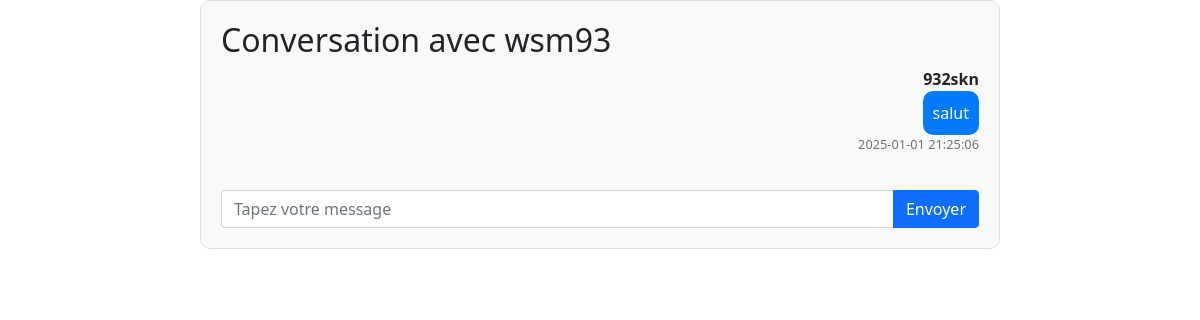
Before: /conversation/1 (signed in) with the older database file.
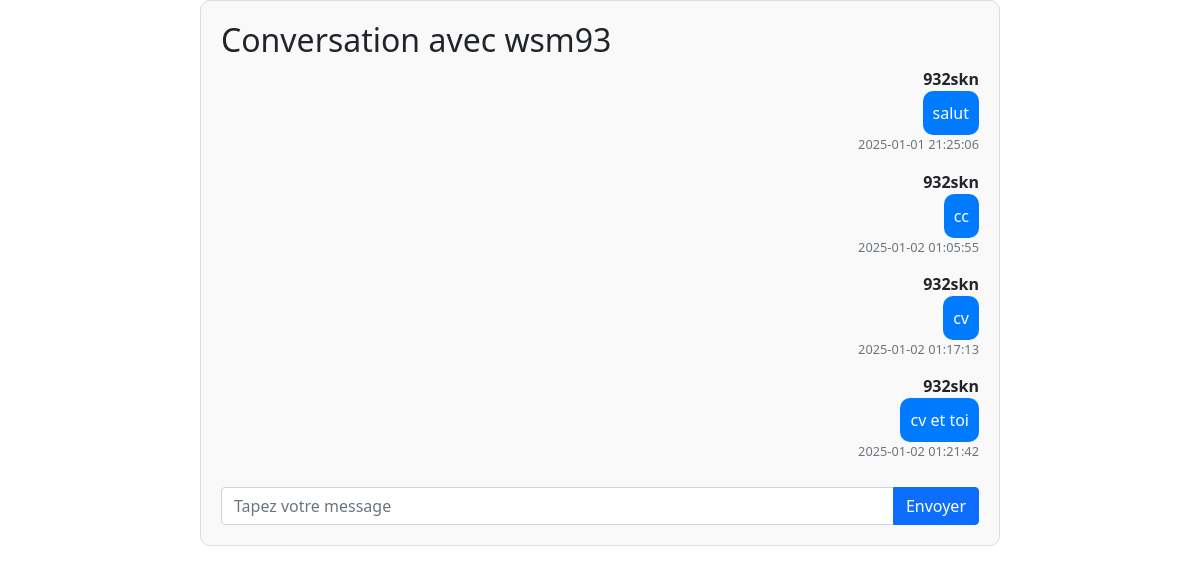
After: the same page with the newer database file.
### models.py (models this page shows)
class User(UserMixin, db.Model):
    id = db.Column(db.Integer, primary_key=True)
    username = db.Column(db.String(150), unique=True, nullable=False)
    password = db.Column(db.String(150), nullable=False)

class Message(db.Model):
    id = db.Column(db.Integer, primary_key=True)
    conversation_id = db.Column(db.Integer, db.ForeignKey('conversation.id'), nullable=True)  # Message privé
    group_id = db.Column(db.Integer, db.ForeignKey('group.id'), nullable=True)  # Message de groupe
    sender_id = db.Column(db.Integer, db.ForeignKey('user.id'), nullable=False)
    content = db.Column(db.String(500), nullable=False)
    is_read = db.Column(db.Boolean, default=False)
    timestamp = db.Column(db.DateTime, default=db.func.current_timestamp())
    sender = db.relationship('User', foreign_keys=[sender_id])
    conversation = db.relationship('Conversation', foreign_keys=[conversation_id])
    group = db.relationship('Group', foreign_keys=[group_id])

### app.py (the view, shortened to what this page needs)
@app.route('/conversation/<int:conversation_id>', methods=['GET', 'POST'])
@login_required
def conversation(conversation_id):
    conversation = db.session.get(Conversation, conversation_id)
    if not conversation:
        return "Erreur : Cette conversation n'existe pas.", 404
    if not (conversation.user_1_id == current_user.id or conversation.user_2_id == current_user.id):
        return "Erreur : Vous n'avez pas accès à cette conversation.", 403
    messages = Message.query.filter_by(conversation_id=conversation.id).order_by(Message.timestamp).all()
    return render_template(
        'conversation.html',
        conversation=conversation,
        messages=messages,
        current_user=current_user  # Passer explicitement current_user
    )

### app.py (called while the page is built)
@login_manager.user_loader
def load_user(user_id):
    return db.session.get(User, int(user_id))  # Correctif pour éviter LegacyAPIWarning

### templates/conversation.html (shortened to what this page needs)
<!DOCTYPE html>
<html lang="fr">
<head>
    <link href="https://cdn.jsdelivr.net/npm/bootstrap@5.1.3/dist/css/bootstrap.min.css" rel="stylesheet">
</head>
<body>
    <div class="chat-container">
        <h2>Conversation avec {{ conversation.user_2.username if conversation.user_1.id == current_user.id else conversation.user_1.username }}</h2>
        <div class="message-list">
            {% for message in messages %}
                <div class="message {{ 'sent' if message.sender.id == current_user.id else 'received' }}">
                    <div class="username">{{ message.sender.username }}</div>
                    <div class="content">{{ message.content }}</div>
                    <div class="timestamp text-muted" style="font-size: 0.8em;">{{ message.timestamp }}</div>
                </div>
            {% endfor %}
        </div>
        <form action="" method="POST" class="input-group">
            <input type="text" name="content" class="form-control" placeholder="Tapez votre message" required>
            <button type="submit" class="btn btn-primary">Envoyer</button>
        </form>
    </div>
</body>
</html>

### templates/conversation.html (style rules this page uses)
.chat-container { margin: auto; max-width: 800px; border: 1px solid #ddd; border-radius: 10px; padding: 20px; background-color: #f9f9f9; }
.message-list { max-height: 400px; overflow-y: scroll; margin-bottom: 20px; }
.message { margin-bottom: 15px; }
.message.sent { text-align: right; }
.message .username { font-weight: bold; }
.message .content { display: inline-block; padding: 10px; border-radius: 10px; background-color: #e0e0e0; }
.message.sent .content { background-color: #007bff; color: white; }

Changed rows visible on the page:
added Message: sender.username "932skn", content "cc", timestamp "2025-01-02 01:05:55"
added Message: sender.username "932skn", content "cv", timestamp "2025-01-02 01:17:13"
added Message: sender.username "932skn", content "cv et toi", timestamp "2025-01-02 01:21:42"
